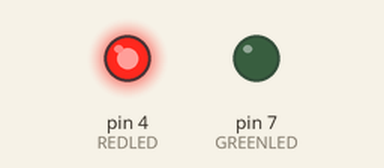
Recording of a sketch running on a simulated Arduino Uno, built with avr-gcc and run on an emulated ATmega328P. Shown: output pins drawn as LEDs (lit = HIGH).

Above: at 0.5 s.
At 10.5 s:
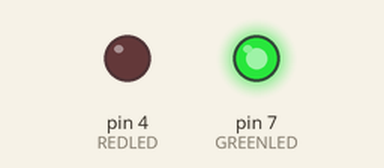
At 19.5 s:
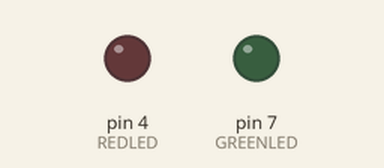
Timing chart, 0 to 20.8 s (numbered marks = the images above):
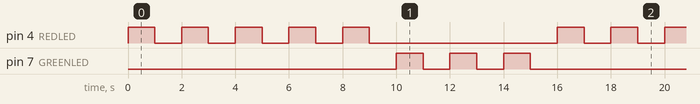

The sketch:

sketch_mar12c.ino
```cpp
int REDLED = 4;
int GREENLED=7;
 int blinkred=5;
 int blinkgreen=3;

void setup() {
  // put your setup code here, to run once:
     pinMode(REDLED,OUTPUT);
     pinMode (GREENLED,OUTPUT);

}

void loop()
{
  for (int j=1;j<=5;j=j+1)
 {digitalWrite (REDLED,HIGH);
 delay (1000);
 digitalWrite (REDLED,LOW);
 delay(1000);
 }


for (int k=1;k<=3;k=k+1){
  digitalWrite (GREENLED,HIGH);
  delay (1000);
  digitalWrite (GREENLED,LOW);
  delay(1000);
}


 }
```

Measured:
- by itself, pin 4 (REDLED): repeats every 16.0 s: 4 × (LOW 1.0 s, HIGH 1.0 s), LOW 7.0 s, HIGH 1.0 s
- by itself, pin 7 (GREENLED): repeats every 16.0 s: 2 × (LOW 1.0 s, HIGH 1.0 s), LOW 11.0 s, HIGH 1.0 s
- by itself, everything shown: repeats every 16.0 s, in 16 steps
